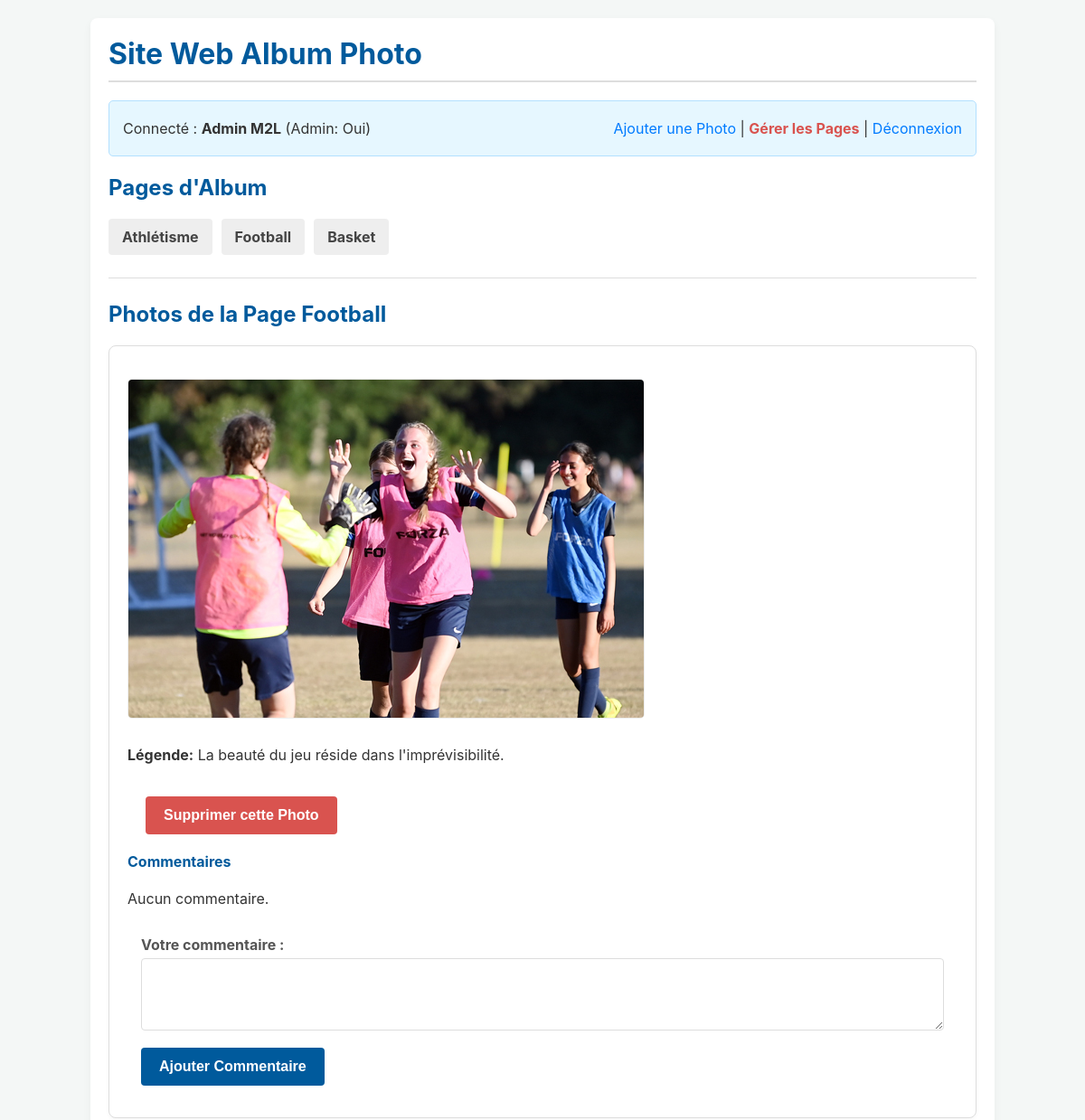
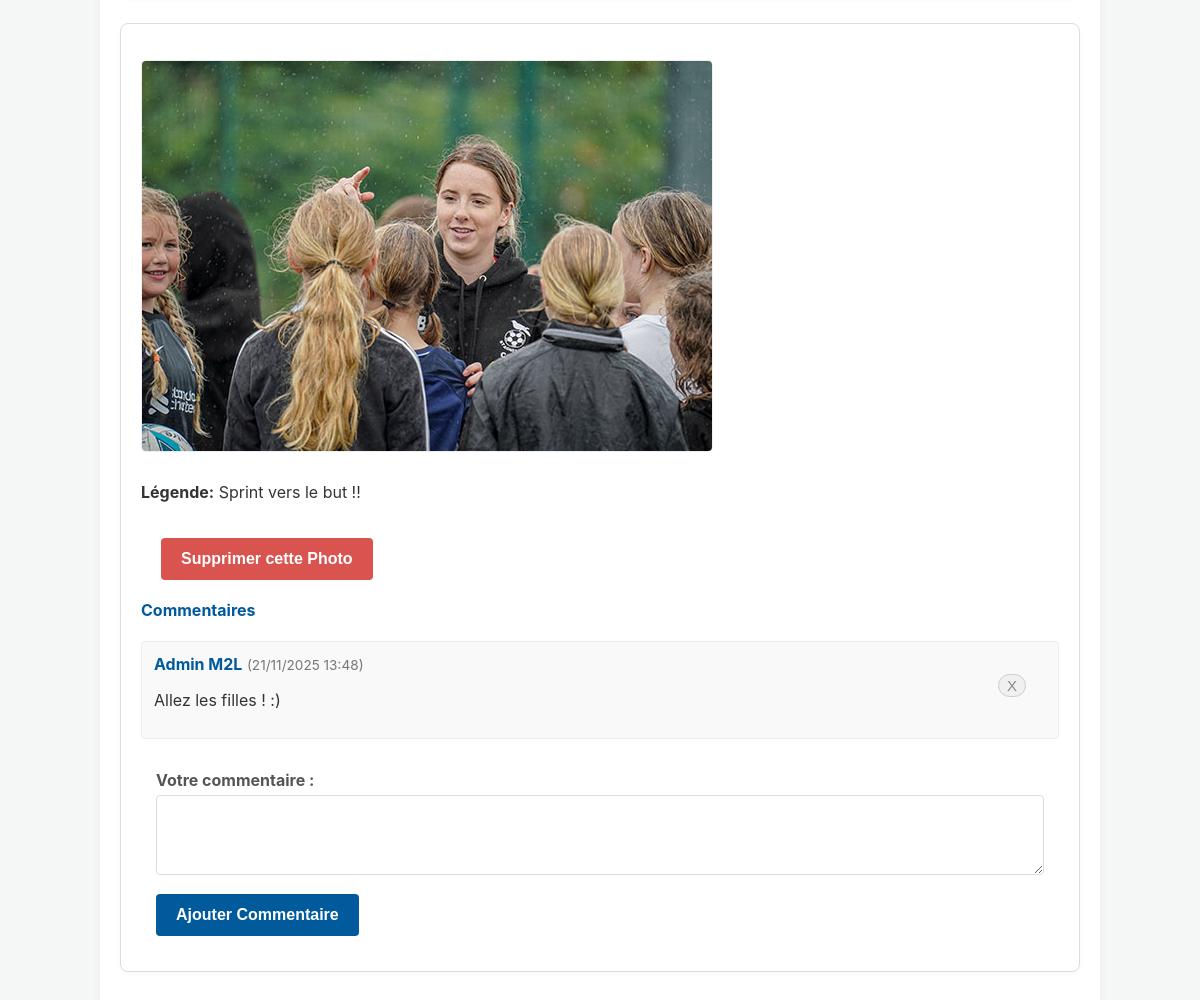
The page /index.php?page=2 (signed in) on the database its author committed (2 pictures, top to bottom).
### tables this page shows
CREATE TABLE IF NOT EXISTS `page` (
  `id_page` int NOT NULL AUTO_INCREMENT,
  `intitule_page` varchar(100) NOT NULL,
  PRIMARY KEY (`id_page`)
);

CREATE TABLE IF NOT EXISTS `photo` (
  `id_photo` int NOT NULL AUTO_INCREMENT,
  `emplacement_photo` varchar(255) NOT NULL,
  `legende_photo` varchar(255) DEFAULT NULL,
  `date_ajout` datetime DEFAULT CURRENT_TIMESTAMP,
  `id_utilisateur` int NOT NULL,
  `id_page` int NOT NULL,
  `statut_suppression` enum('ACTIF','ARCHIVE') DEFAULT 'ACTIF',
  `date_archivage` datetime DEFAULT NULL,
  PRIMARY KEY (`id_photo`),
  KEY `id_utilisateur` (`id_utilisateur`),
  KEY `id_page` (`id_page`)
);

CREATE TABLE IF NOT EXISTS `commentaire` (
  `id_commentaire` int NOT NULL AUTO_INCREMENT,
  `texte_commentaire` text NOT NULL,
  `date_commentaire` datetime DEFAULT CURRENT_TIMESTAMP,
  `id_photo` int NOT NULL,
  `id_utilisateur` int NOT NULL,
  `statut_suppression` enum('ACTIF','ARCHIVE') DEFAULT 'ACTIF',
  `date_archivage` datetime DEFAULT NULL,
  PRIMARY KEY (`id_commentaire`),
  KEY `id_photo` (`id_photo`),
  KEY `id_utilisateur` (`id_utilisateur`)
);

CREATE TABLE IF NOT EXISTS `utilisateur` (
  `id_utilisateur` int NOT NULL AUTO_INCREMENT,
  `nom` varchar(100) NOT NULL,
  `email` varchar(100) NOT NULL,
  `mot_de_passe` varchar(255) NOT NULL,
  `est_administrateur` tinyint(1) DEFAULT '0',
  PRIMARY KEY (`id_utilisateur`),
  UNIQUE KEY `email` (`email`)
);

### config.php (called while the page is built, shortened)
<?php
function est_connecte() {
    return isset($_SESSION['id_utilisateur']);
}
function est_admin() {
    return est_connecte() && $_SESSION['est_administrateur'];
}
?>

### index.php (the view, shortened to what this page needs)
<?php
include 'config.php';
$id_page_courante = isset($_GET['page']) ? (int)$_GET['page'] : null;
$req_pages = $connexion->query("SELECT id_page, intitule_page FROM PAGE ORDER BY id_page");
$pages = $req_pages->fetchAll(PDO::FETCH_ASSOC);
$photos_par_page = 6;
$page_pagination_courante = isset($_GET['p']) ? (int)$_GET['p'] : 1;
$offset = ($page_pagination_courante - 1) * $photos_par_page;
?>
<!DOCTYPE html>
<html lang="fr">
<head>
    <link rel="stylesheet" href="style.css">
</head>
<body>
    <div class="container">
        <h1>Site Web Album Photo</h1>
        <div class="header-info">
            <?php if (est_connecte()): ?>
                <p>Connecté : <strong><?php echo htmlspecialchars($_SESSION['nom']); ?></strong> (Admin: <?php echo (est_admin() ? 'Oui' : 'Non'); ?>)</p>
                <div>
                    <a href="ajout_photo.php">Ajouter une Photo</a> |
                    <?php if (est_admin()): ?>
                        <a href="admin_pages.php" style="color:var(--couleur-danger); font-weight:bold;">Gérer les Pages</a> |
                    <?php endif; ?>
                    <a href="?deconnexion=1">Déconnexion</a>
                </div>
            <?php else: ?>
                <p><a href="connexion.php">Connexion / Inscription</a></p>
            <?php endif; ?>
        </div>
        <nav class="page-menu">
            <h2>Pages d'Album</h2>
            <ul>
                <?php foreach ($pages as $page): ?>
                    <li><a href="?page=<?php echo $page['id_page']; ?>"><?php echo htmlspecialchars($page['intitule_page']); ?></a></li>
                <?php endforeach; ?>
            </ul>
        </nav>
        <hr>
        <?php if ($id_page_courante !== null): ?>
            <?php
            $nom_page_actuelle = "Page Inconnue";
            foreach ($pages as $page) {
                if ($page['id_page'] == $id_page_courante) {
                    $nom_page_actuelle = $page['intitule_page'];
                    break;
                }
            }
            ?>
            <h2>Photos de la Page <?php echo htmlspecialchars($nom_page_actuelle); ?></h2>
            <?php
            $statut_photo_filtre = est_admin() ? "'ACTIF', 'ARCHIVE'" : "'ACTIF'";
            $req_photos = $connexion->prepare("
                SELECT id_photo, emplacement_photo, legende_photo, statut_suppression, id_utilisateur
                FROM PHOTO
                WHERE id_page = :id_page
                AND statut_suppression IN ($statut_photo_filtre)
                ORDER BY date_ajout DESC
                LIMIT :limit OFFSET :offset
            ");
            $req_photos->bindParam(':id_page', $id_page_courante, PDO::PARAM_INT);
            $req_photos->bindParam(':limit', $photos_par_page, PDO::PARAM_INT);
            $req_photos->bindParam(':offset', $offset, PDO::PARAM_INT);
            $req_photos->execute();
            $photos = $req_photos->fetchAll(PDO::FETCH_ASSOC);
            foreach ($photos as $photo):
            ?>
                <div class="photo-container" id="photo_<?php echo $photo['id_photo']; ?>">
                    <p><img src="photos/<?php echo htmlspecialchars($photo['emplacement_photo']); ?>" alt="<?php echo htmlspecialchars($photo['legende_photo']); ?>"></p>
                    <p><strong>Légende:</strong> <?php echo htmlspecialchars($photo['legende_photo']); ?></p>
                    <?php if (est_connecte() && (est_admin() || $_SESSION['id_utilisateur'] == $photo['id_utilisateur'])): ?>
                        <form method="POST" action="gestion_suppression.php" onsubmit="return confirm('Voulez-vous vraiment supprimer cette photo ?');">
                            <input type="submit" name="supprimer_photo" value="Supprimer cette Photo">
                        </form>
                    <?php endif; ?>
                    <h4>Commentaires</h4>
                    <?php
                    $statut_com_filtre = est_admin() ? "'ACTIF', 'ARCHIVE'" : "'ACTIF'";
                    $req_commentaires = $connexion->prepare("
                        SELECT C.id_commentaire, C.texte_commentaire, C.date_commentaire, C.id_utilisateur, C.statut_suppression, U.nom
                        FROM COMMENTAIRE C JOIN UTILISATEUR U ON C.id_utilisateur = U.id_utilisateur
                        WHERE C.id_photo = :id_photo AND C.statut_suppression IN ($statut_com_filtre)
                        ORDER BY C.date_commentaire DESC
                    ");
                    $req_commentaires->bindParam(':id_photo', $photo['id_photo'], PDO::PARAM_INT);
                    $req_commentaires->execute();
                    $commentaires = $req_commentaires->fetchAll(PDO::FETCH_ASSOC);
                    ?>
                    <ul class="commentaires-liste">
                        <?php if (empty($commentaires)): ?>
                            <li><p>Aucun commentaire.</p></li>
                        <?php else: ?>
                            <?php foreach ($commentaires as $commentaire): ?>
                                <li class="commentaire-item">
                                    <strong><?php echo htmlspecialchars($commentaire['nom']); ?></strong>
                                    <span class="date">(<?php echo date('d/m/Y H:i', strtotime($commentaire['date_commentaire'])); ?>)</span>
                                    <?php if (est_connecte() && (est_admin() || $_SESSION['id_utilisateur'] == $commentaire['id_utilisateur'])): ?>
                                        <form method="POST" action="gestion_suppression.php" style="display:inline; float:right;" onsubmit="return confirm('Voulez-vous vraiment supprimer ce commentaire ?');">
                                            <input type="submit" name="supprimer_commentaire" value="X">
                                        </form>
                                    <?php endif; ?>
                                    <p><?php echo nl2br(htmlspecialchars($commentaire['texte_commentaire'])); ?></p>
                                </li>
                            <?php endforeach; ?>
                        <?php endif; ?>
                    </ul>
                    <?php if (est_connecte()): ?>
                        <form method="POST" action="ajout_commentaire.php?page=<?php echo $id_page_courante; ?>" class="form-ajout-commentaire">
                            <label for="texte_com_<?php echo $photo['id_photo']; ?>">Votre commentaire :</label>
                            <textarea id="texte_com_<?php echo $photo['id_photo']; ?>" name="texte_commentaire" required></textarea>
                            <input type="submit" value="Ajouter Commentaire">
                        </form>
                    <?php else: ?>
                        <p><i><a href="connexion.php">Connectez-vous</a> pour laisser un commentaire.</i></p>
                    <?php endif; ?>
                </div>
            <?php endforeach; ?>
        <?php else: ?>
            <p>Veuillez sélectionner une page dans le menu, ou en <a href="admin_pages.php">créer une</a> si vous êtes administrateur.</p>
        <?php endif; ?>
    </div>
</body>
</html>

### style.css (style rules this page uses)
:root { --couleur-principale: #005a9c; --couleur-secondaire: #007bff; --couleur-danger: #d9534f; --couleur-succes: #3c763d; --fond-danger: #f2dede; --fond-succes: #dff0d8; --fond-page: #f4f7f6; --fond-contenu: #ffffff; --bordure: #ddd; --texte-normal: #333; --texte-clair: #777; }
body { font-family: -apple-system, BlinkMacSystemFont, "Segoe UI", Roboto, "Helvetica Neue", Arial, sans-serif; background-color: var(--fond-page); color: var(--texte-normal); margin: 0; padding: 0; }
.container { max-width: 960px; margin: 20px auto; padding: 20px; background-color: var(--fond-contenu); border-radius: 8px; box-shadow: 0 4px 10px rgba(0, 0, 0, 0.05); }
h1, h2, h3, h4, h5, h6 { color: var(--couleur-principale); margin-top: 0; }
h1 { border-bottom: 2px solid var(--bordure); padding-bottom: 10px; margin-bottom: 20px; }
a { color: var(--couleur-secondaire); text-decoration: none; }
hr { border: 0; border-top: 1px solid var(--bordure); margin: 25px 0; }
img { max-width: 100%; height: auto; border-radius: 5px; }
form { background-color: transparent; padding: 20px; border-radius: 5px; }
label { font-weight: bold; display: block; margin-bottom: 5px; color: #555; }
input[type="text"], input[type="email"], input[type="password"], textarea, select { width: 100%; padding: 10px; margin-bottom: 15px; border: 1px solid var(--bordure); border-radius: 4px; box-sizing: border-box; font-size: 16px; }
textarea { resize: vertical; min-height: 80px; }
input[type="submit"] { background-color: var(--couleur-principale); color: white; padding: 12px 20px; border: none; border-radius: 4px; cursor: pointer; font-size: 16px; font-weight: bold; transition: background-color 0.2s ease; }
.header-info { background-color: #e6f7ff; border: 1px solid #b3e0ff; padding: 15px; border-radius: 5px; margin-bottom: 20px; display: flex; justify-content: space-between; align-items: center; flex-wrap: wrap; }
.header-info p { margin: 5px 0; }
.page-menu ul { list-style: none; padding: 0; margin: 0 0 20px 0; display: flex; flex-wrap: wrap; gap: 10px; }
.page-menu li a { display: block; padding: 10px 15px; background-color: #eee; border-radius: 4px; font-weight: bold; color: #444; transition: background-color 0.2s ease; }
.photo-container { border: 1px solid var(--bordure); border-radius: 8px; padding: 20px; margin-bottom: 25px; background-color: #fff; box-shadow: 0 2px 4px rgba(0, 0, 0, 0.03); }
.photo-container img { border: 1px solid #eee; margin-bottom: 10px; }
input[name="supprimer_photo"] { background-color: var(--couleur-danger); }
input[name="supprimer_commentaire"] { background-color: #f0f0f0; color: #888; padding: 2px 8px; font-size: 15px; border: 1px solid #ccc; border-radius: 50px; cursor: pointer; margin-left: 5px; font-weight: normal; }
.commentaires-liste { list-style: none; padding: 0; margin-top: 15px; }
.commentaire-item { background-color: #f9f9f9; border: 1px solid #eee; padding: 12px; border-radius: 4px; margin-bottom: 10px; }
.commentaire-item strong { color: var(--couleur-principale); }
.commentaire-item .date { font-size: 0.85em; color: var(--texte-clair); }
.form-ajout-commentaire { margin-top: 15px; padding: 15px; }

### rows shown on the page
page: intitule_page "Athlétisme"
page: intitule_page "Football"
page: intitule_page "Basket"
photo: emplacement_photo (picture), legende_photo "La beauté du jeu réside dans l'imprévisibilité.", shows "Aucun commentaire."
photo: emplacement_photo (picture), legende_photo "Sprint vers le but !!"
commentaire: id_utilisateur.nom "Admin M2L", date_commentaire "21/11/2025 13:48", texte_commentaire "Allez les filles ! :)"

### other values the page prints
$_SESSION['nom'] "Admin M2L"
